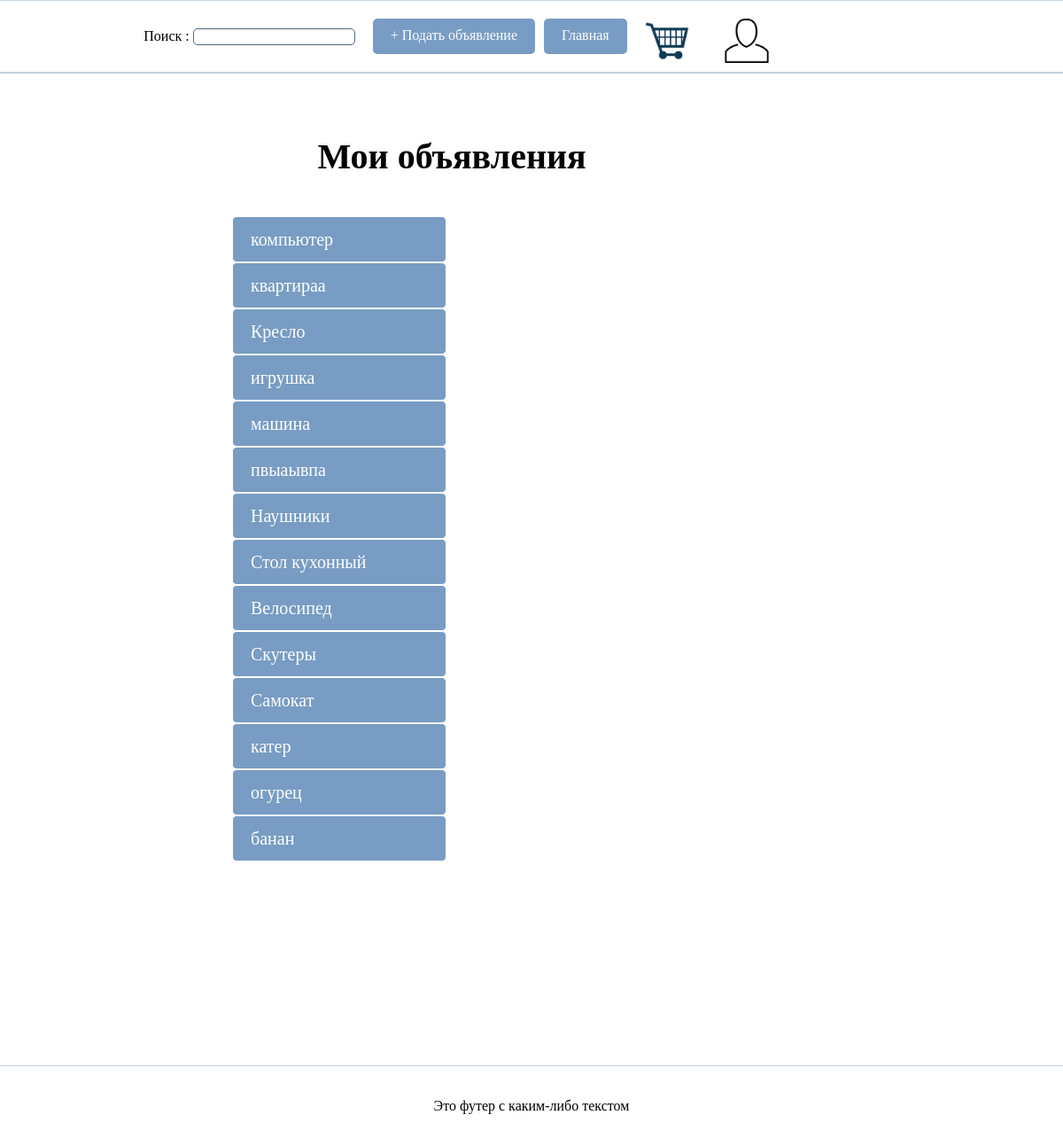
The app's page /myads (signed in) with its own data.
### main/models.py (models this page shows, shortened)
class Ad(models.Model):
    CATEGORY_CHOICES = (
        ('обувь', 'обувь'),
        ('одежда', 'одежда'),
        ('мебель', 'мебель'),
        ('автомобиль', 'автомобиль'),
        ('квартира', 'квартира'),
        ('игрушки', 'игрушки'),
        ('развлечения', 'развлечения'),
    )
    LOCATION_CHOICES = (
        ('', 'Все регионы'),
        ('MT', 'Минская область'),
        ('BR', 'Брестская область'),
        ('VG', 'Витебская область'),
        ('HO', 'Гомельская область'),
        ('GR', 'Гродненская область'),
        ('MO', 'Могилевская область'),
        ('MN', 'Минск'),
    )
    user = models.ForeignKey(User, on_delete=models.CASCADE, default=1) # добавлено поле для ссылки на пользователя
    title = models.CharField(max_length=100, default='')
    category = models.CharField(choices=CATEGORY_CHOICES, max_length=50, default='category1')
    description = models.TextField(default='')
    price = models.DecimalField(max_digits=10, decimal_places=2, default=0)
    location = models.CharField(choices=LOCATION_CHOICES, max_length=50, default='MT')
    phone_number = models.CharField(max_length=20, default='')
    photo = models.ImageField('Изображение', upload_to='postads/', default='postads/default.jpg')

### main/views.py (the view)
# urls.py: path('myads', views.myads, name='myads'),
def myads(request):
    ads = Ad.objects.all()
    ad_id = request.GET.get('ad_id')
    equal_ad_id = int(ad_id) if ad_id else None
    return render(request, 'main/myads.html', {'ads': ads, 'equal_ad_id': equal_ad_id})

### main/forms.py
class TitleSearchForm(forms.Form):
    simple_title = forms.CharField(label='Поиск ', required=False)

### main/context_processors.py (called while the page is built)
def title_search_form(request):
    search_form = TitleSearchForm(request.GET)
    return {'title_search_form': search_form}

### main/templates/main/myads.html (shortened to what this page needs)
{% extends "main/index.html" %}
{% block content %}
<div class="myadsword"><h1>Мои объявления</h1></div>
<div class="row">
    <div class="columnleft">
        {% if ads %}
        {% for ad in ads %}
        {% if ad.user == request.user %}
        <div class="spisokads"><a class="buttonMod" href="{% url 'ad_details' ad.id %}">{{ ad.title }}</a></div>
        {% endif %}
        {% endfor %}
        {% else %}
        <p>У вас пока нет объявлений.</p>
        {% endif %}
    </div>
    <div class="columnright">
    </div>
</div>
{% endblock %}

### main/static/main/css/style.css (style rules this page uses)
html, body { margin: 0; padding: 0; }
body { margin: 0; padding: 0; height: 100vh; display: flex; flex-direction: column; }
p { color: #000; }
.row { display: flex; }
.columnleft { flex: 1; padding: 10px; margin-left: 20%; }
.columnright { flex: 1; padding: 10px; margin-right: 30%; }
.spisokads a { display: inline-block; padding: 10px 20px; color: white; background-color: #789cc3; border: 1px solid white; width:200px; text-decoration: none; transition: background-color 0.3s, color 0.3s; }
.myadsword { display: flex; justify-content: center; align-items: center; width: 400px; margin-left: 25%; }
.myadsword h1 { text-align: center; }
.buttonMod { display: inline-block; padding: 10px 20px; background-color: #789cc3; color: #fff; text-decoration: none; border-radius: 5px; border: none; }
input { border-radius: 5px; border: 1px solid #4c6887; }

### records on screen
Ad: title "компьютер"
Ad: title "квартираа"
Ad: title "Кресло"
Ad: title "игрушка"
Ad: title "машина"
Ad: title "пвыаывпа"
Ad: title "Наушники"
Ad: title "Стол кухонный"
Ad: title "Велосипед"
Ad: title "Скутеры"
Ad: title "Самокат"
Ad: title "катер"
Ad: title "огурец"
Ad: title "банан"
